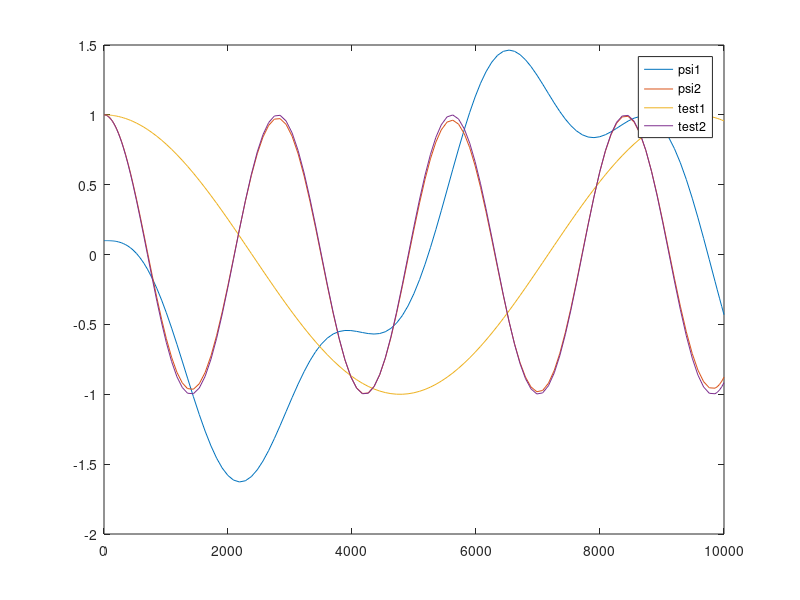

Source code (MATLAB):
clc; close all; clear;

A = 1.29*1e6; % Kg m^2
B = 9.68*1e6; % Kg m^2
C = 10.10*1e6; % Kg m^2
T_orb = 90*60; % Sec

Omega = 2*pi*(1/T_orb);

psi3 = sqrt(3*Omega^2*(B-A)/C);

%% Dynamics of psi1 and psi2
% X = [psi1 psi2 psi1_dot psi2_dot]

Sys_mat = [0 0 1 0;...
           0 0 0 1;...
           -(C-B)*Omega^2/A    0  0  -(C-B-A)*Omega/A;...
           0  -4*(C-A)*Omega^2/B  -(B+A-C)*Omega/B  0];
       
e = eig(Sys_mat);
w1 = imag(e(1));
w2 = imag(e(3));
tspan = [0 10000];

y0 = [0.1 1 0 0];

[t,y] = ode45(@(t,y) Sys_mat*y, tspan, y0);

figure;
plot(t,y(:,[1:2]));hold on;
plot(t,cos(w1.*t));hold on;
plot(t,cos(w2.*t));hold on;
legend('psi1','psi2','test1','test2')
% figure;
% plot(t,y(:,[3:4]))
% legend